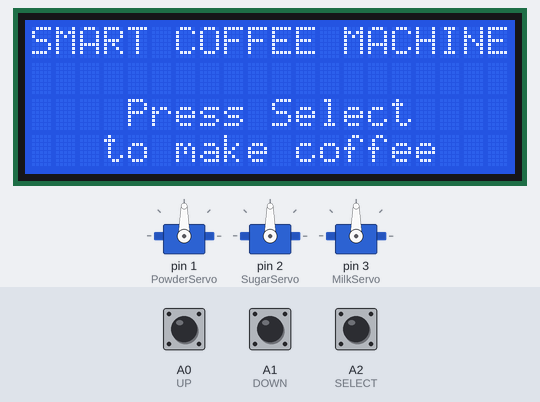
The sketch below on a simulated Arduino Uno, built with avr-gcc and run on an emulated ATmega328P. Shown: 3 × servo, 20×4 character LCD. The test bench sets the inputs (shaded band); at power-on: A2 (SELECT) LOW, A0 (UP) LOW, A1 (DOWN) LOW.

Above: at 1.3 s.
1.4 s: A2 (SELECT) pulled HIGH for 3.2 s
At 5.9 s:
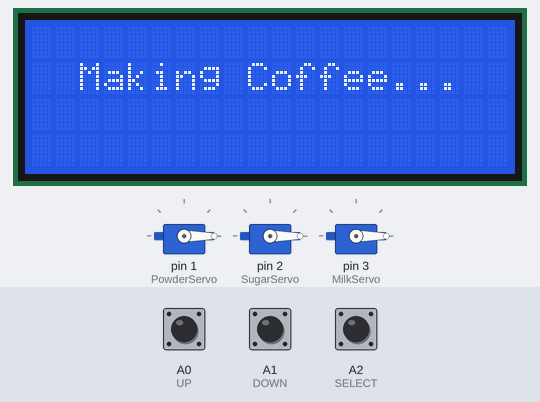
6.1 s: A2 (SELECT) pulled HIGH for 3.2 s
At 10.7 s:
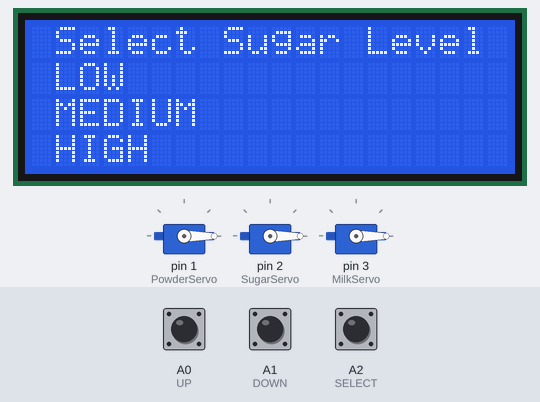
12.3 s: A2 (SELECT) pulled HIGH for 3.2 s
At 19.3 s:
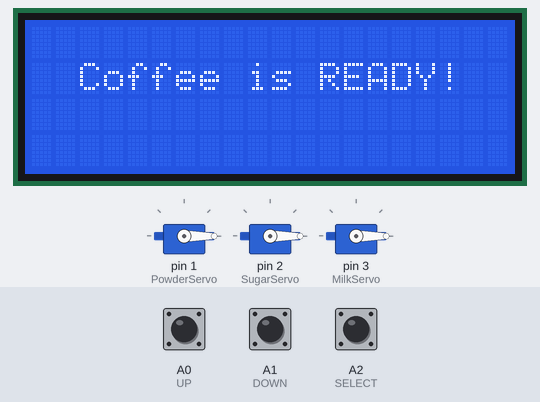
Timing chart, 0 to 20.8 s (numbered marks = the images above; inputs shaded):
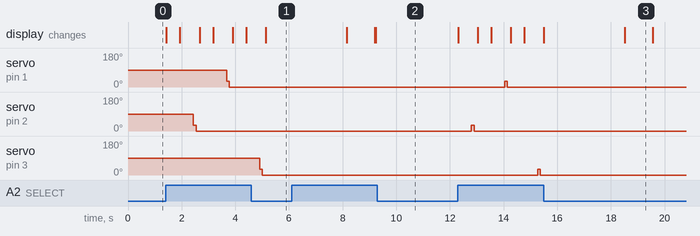

Measured:
- after the input at 1.4 s, servo on pin 1 (PowderServo): 90° → 30° after 2.3 s, → 0° 0.10 s later; servo on pin 2 (SugarServo): 90° → 30° after 1.0 s, → 0° 0.10 s later; servo on pin 3 (MilkServo): 90° → 30° after 3.5 s, → 0° 0.10 s later; the display: first changes at once (image 1 shows a later state)
- after the input at 6.1 s, the display: first differs from a run without the input after 3.1 s (image 2)
- after the input at 12.3 s, servo on pin 1 (PowderServo): 0° → 30° after 1.7 s, → 0° 0.10 s later; servo on pin 2 (SugarServo): 0° → 30° after 0.50 s, → 0° 0.10 s later; servo on pin 3 (MilkServo): 0° → 30° after 3.0 s, → 0° 0.10 s later
- what the display in image 3 shows lasts 1.1 s, from 18.5 s to 19.6 s

The sketch:

01122052_working_menu.ino
```cpp
#include <Wire.h>
#include <LiquidCrystal_I2C.h>
#include <Servo.h>

LiquidCrystal_I2C lcd(0x27,20,4);

Servo SugarServo;
Servo PowderServo;
Servo MilkServo;
#define UP A0
#define DOWN A1
#define SELECT A2
#define BACK A3

int Row = 2;
int Screen;
bool SugarAmountSelected = false;
bool PowderAmountSelected = false;
bool MilkAmountSelected = false;

void setup() {
  // put your setup code here, to run once:
  PowderServo.attach(1);
  SugarServo.attach(2);
  MilkServo.attach(3);
  lcd.init();
  lcd.clear();
  lcd.backlight();
  Default();
  pinMode(UP, INPUT);
  pinMode(DOWN, INPUT);
  pinMode(SELECT, INPUT);
  pinMode(BACK, INPUT);
}

void loop() {
  // put your main code here, to run repeatedly:
  if (digitalRead(SELECT) == HIGH){
    OnScreen("Select Sugar Level");
    int Screen = 2;
    while (Screen == 2){
      SugarMenu();
      if (SugarAmountSelected){
        break;
      }
    }

    OnScreen("Select Powder Level");
    Row = 2;
    while (SugarAmountSelected){
      PowderMenu();
      if (PowderAmountSelected){
        SugarAmountSelected = false;
        break;
      }
    }

    OnScreen("Select Milk Level");
    Row = 2;
    while (PowderAmountSelected){
      MilkMenu();
      if (MilkAmountSelected){
        PowderAmountSelected = false;
        break;
      }
    }

    reset();
    lcd.clear();
    lcd.noBlink();
    lcd.setCursor(2,1);
    lcd.print("Making Coffee...");
    delay(3000);
    lcd.clear();
    lcd.setCursor(2,1);
    lcd.print("Coffee is READY!");
    delay(1000);
    Default();
  }
}

void SugarMenu(){
    if (Row == 2){
      lcd.setCursor(0,1);
      lcd.blink();
      if (digitalRead(SELECT) == HIGH){
        delay(500);
        SugarAmt(1);
      }
      if (digitalRead(DOWN) == HIGH){
        Row = 3;
        delay(500);
      }
      if (digitalRead(UP) == HIGH){
        Row = 4;
        delay(500);
      }
    }

    if (Row == 3){
      lcd.setCursor(0,2);
      lcd.blink();
      if (digitalRead(SELECT) == HIGH){
        delay(500);
        SugarAmt(2);
      }
      if (digitalRead(DOWN) == HIGH){
        Row = 4;
        delay(500);
      }
      else if (digitalRead(UP) == HIGH){
        Row = 2;
        delay(500);
      }
    }

    if (Row == 4){
      lcd.setCursor(0,3);
      lcd.blink();
      if (digitalRead(SELECT) == HIGH){
        delay(500);
        SugarAmt(3);
      }
      if (digitalRead(DOWN) == HIGH){
        Row = 2;
        delay(500);
      }
      else if (digitalRead(UP) == HIGH){
        Row = 3;
        delay(500);
      }
    }
}

void SugarAmt(int SugarLvl){
  SugarServo.write(SugarLvl * 30);
  delay(100);
  SugarServo.write(0);
  delay(100);
  Screen = 3;
  SugarAmountSelected = true;
}

void PowderMenu(){
    if (Row == 2){
      lcd.setCursor(0,1);
      lcd.blink();
      if (digitalRead(SELECT) == HIGH){
        delay(500);
        PowderAmt(1);
      }
      if (digitalRead(DOWN) == HIGH){
        Row = 3;
        delay(500);
      }
      if (digitalRead(UP) == HIGH){
        Row = 4;
        delay(500);
      }
    }

    if (Row == 3){
      lcd.setCursor(0,2);
      lcd.blink();
      if (digitalRead(SELECT) == HIGH){
        delay(500);
        PowderAmt(2);
      }
      if (digitalRead(DOWN) == HIGH){
        Row = 4;
        delay(500);
      }
      if (digitalRead(UP) == HIGH){
        Row = 2;
        delay(500);
      }
    }

    if (Row == 4){
      lcd.setCursor(0,3);
      lcd.blink();
      if (digitalRead(SELECT) == HIGH){
        delay(500);
        PowderAmt(3);
      }
      if (digitalRead(DOWN) == HIGH){
        Row = 2;
        delay(500);
      }
      else if (digitalRead(UP) == HIGH){
        Row = 3;
        delay(500);
      }
    }
}

void PowderAmt(int PowderLvl){
  PowderServo.write(PowderLvl * 30);
  delay(100);
  PowderServo.write(0);
  delay(100);
  Screen = 4;
  PowderAmountSelected = true;
}

void MilkMenu(){
    if (Row == 2){
      lcd.setCursor(0,1);
      lcd.blink();
      if (digitalRead(SELECT) == HIGH){
        delay(500);
        MilkAmt(1);
      }
      if (digitalRead(DOWN) == HIGH){
        Row = 3;
        delay(500);
      }
      if (digitalRead(UP) == HIGH){
        Row = 4;
        delay(500);
      }
    }

    if (Row == 3){
      lcd.setCursor(0,2);
      lcd.blink();
      if (digitalRead(SELECT) == HIGH){
        delay(500);
        MilkAmt(2);
      }
      if (digitalRead(DOWN) == HIGH){
        Row = 4;
        delay(500);
      }
      if (digitalRead(UP) == HIGH){
        Row = 2;
        delay(500);
      }
    }

    if (Row == 4){
      lcd.setCursor(0,3);
      lcd.blink();
      if (digitalRead(SELECT) == HIGH){
        delay(500);
        MilkAmt(3);
      }
      if (digitalRead(DOWN) == HIGH){
        Row = 2;
        delay(500);
      }
      else if (digitalRead(UP) == HIGH){
        Row = 3;
        delay(500);
      }
    }
}

void MilkAmt(int MilkLvl){
  MilkServo.write(MilkLvl * 30);
  delay(100);
  MilkServo.write(0);
  delay(100);
  Screen = 5;
  MilkAmountSelected = true;
}

void reset(){
  Row = 2;
  SugarAmountSelected = false;
  PowderAmountSelected = false;
  MilkAmountSelected = false;

}

void OnScreen(String title){
  lcd.clear();
  lcd.setCursor(1,0);
  lcd.print(title);
  lcd.setCursor(1,1);
  lcd.print("LOW");
  lcd.setCursor(1,2);
  lcd.print("MEDIUM");
  lcd.setCursor(1,3);
  lcd.print("HIGH");
  delay(500);
}

void Default(){
  lcd.clear();
  lcd.print("SMART COFFEE MACHINE");
  lcd.setCursor(4,2);
  lcd.print("Press Select");
  lcd.setCursor(3,3);
  lcd.print("to make coffee");
}
```
